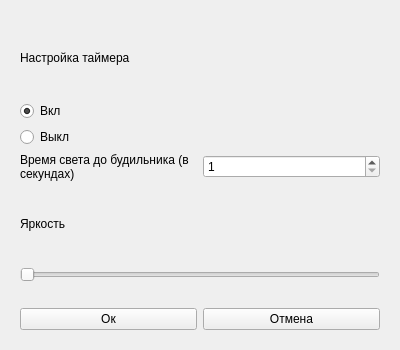
<?xml version="1.0" encoding="UTF-8"?>
<ui version="4.0">
 <class>WgLight</class>
 <widget class="QWidget" name="WgLight">
  <property name="geometry">
   <rect>
    <x>0</x>
    <y>0</y>
    <width>400</width>
    <height>350</height>
   </rect>
  </property>
  <property name="windowTitle">
   <string>Настройка яркости светодиода</string>
  </property>
  <layout class="QVBoxLayout" name="verticalLayout">
   <property name="leftMargin">
    <number>20</number>
   </property>
   <property name="topMargin">
    <number>20</number>
   </property>
   <property name="rightMargin">
    <number>20</number>
   </property>
   <property name="bottomMargin">
    <number>20</number>
   </property>
   <item>
    <widget class="QLabel" name="label_2">
     <property name="text">
      <string>Настройка таймера</string>
     </property>
    </widget>
   </item>
   <item>
    <widget class="QRadioButton" name="radioOn">
     <property name="text">
      <string>Вкл</string>
     </property>
     <property name="checked">
      <bool>true</bool>
     </property>
    </widget>
   </item>
   <item>
    <widget class="QRadioButton" name="radioOff">
     <property name="text">
      <string>Выкл</string>
     </property>
    </widget>
   </item>
   <item>
    <layout class="QHBoxLayout" name="horizontalLayout_2">
     <item>
      <widget class="QLabel" name="label_3">
       <property name="text">
        <string>Время света до будильника (в секундах)</string>
       </property>
       <property name="wordWrap">
        <bool>true</bool>
       </property>
      </widget>
     </item>
     <item>
      <widget class="QSpinBox" name="spinBox">
       <property name="minimum">
        <number>1</number>
       </property>
      </widget>
     </item>
    </layout>
   </item>
   <item>
    <widget class="QLabel" name="label">
     <property name="text">
      <string>Яркость</string>
     </property>
    </widget>
   </item>
   <item>
    <widget class="QSlider" name="horizontalSlider">
     <property name="maximum">
      <number>255</number>
     </property>
     <property name="orientation">
      <enum>Qt::Horizontal</enum>
     </property>
    </widget>
   </item>
   <item>
    <layout class="QHBoxLayout" name="horizontalLayout">
     <property name="topMargin">
      <number>20</number>
     </property>
     <item>
      <widget class="QPushButton" name="pbOk">
       <property name="text">
        <string>Ок</string>
       </property>
      </widget>
     </item>
     <item>
      <widget class="QPushButton" name="pbCancel">
       <property name="text">
        <string>Отмена</string>
       </property>
      </widget>
     </item>
    </layout>
   </item>
  </layout>
 </widget>
 <resources/>
 <connections/>
</ui>
